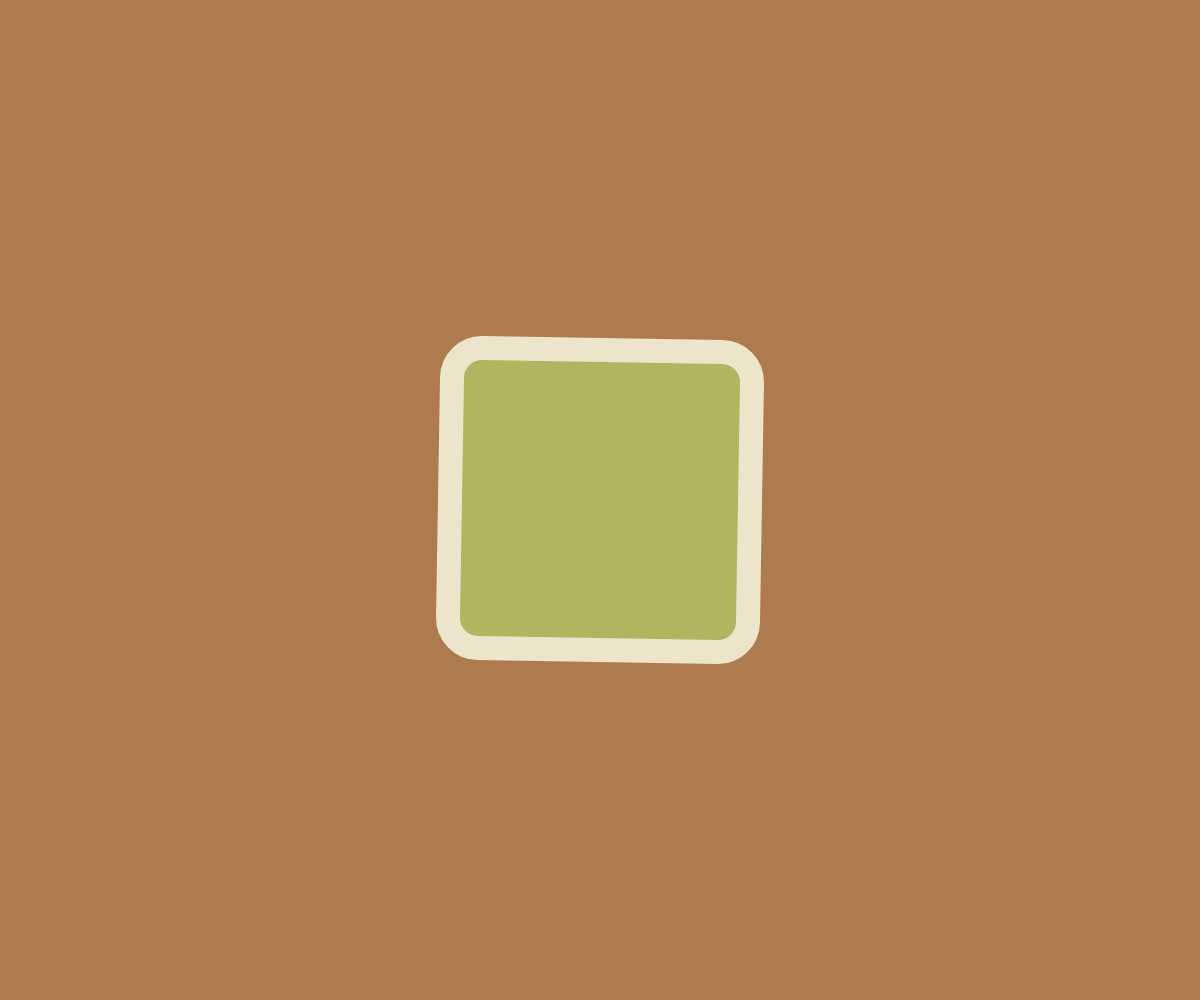
Frame 1 (no input)
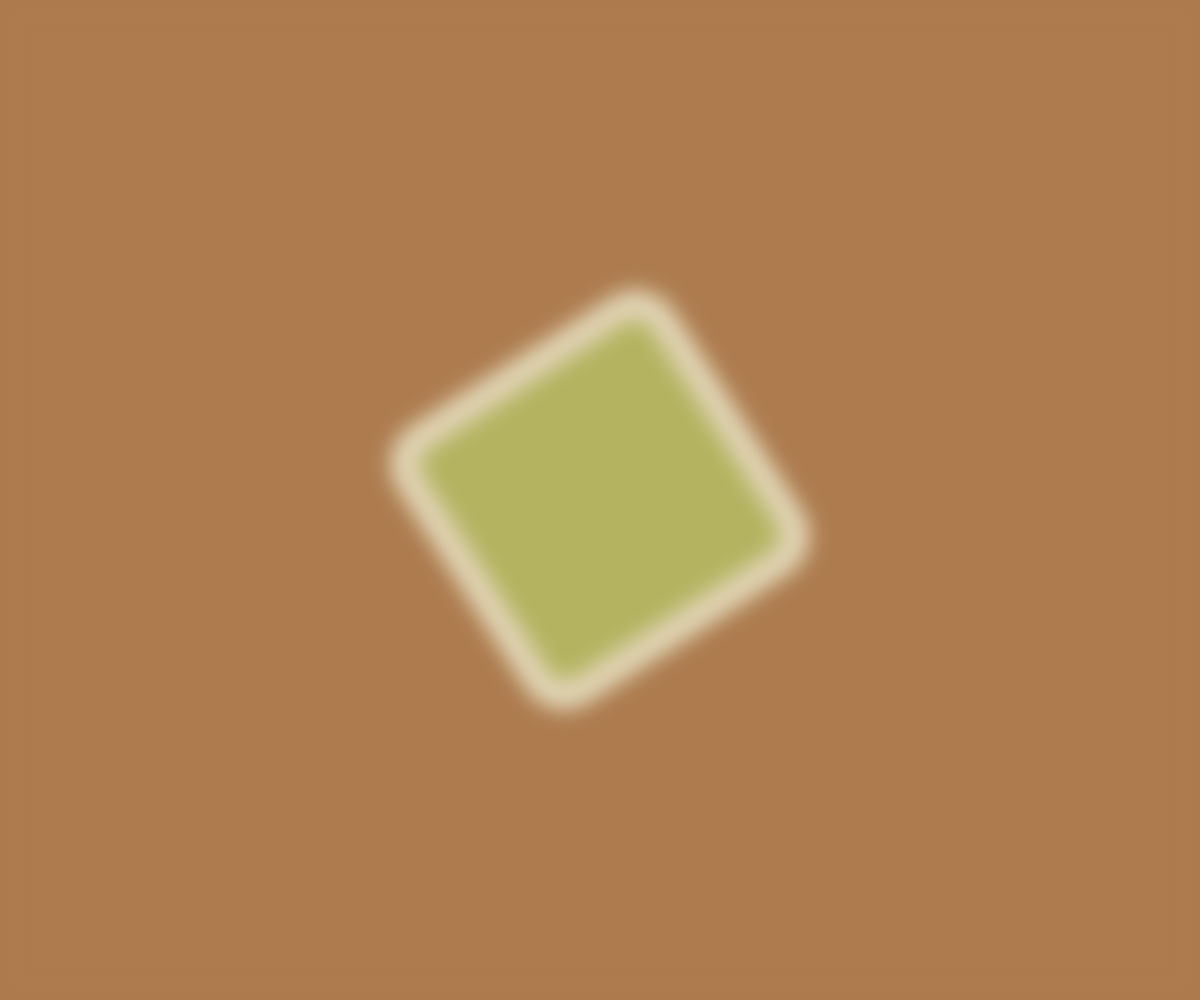
Frame 60 (no input)
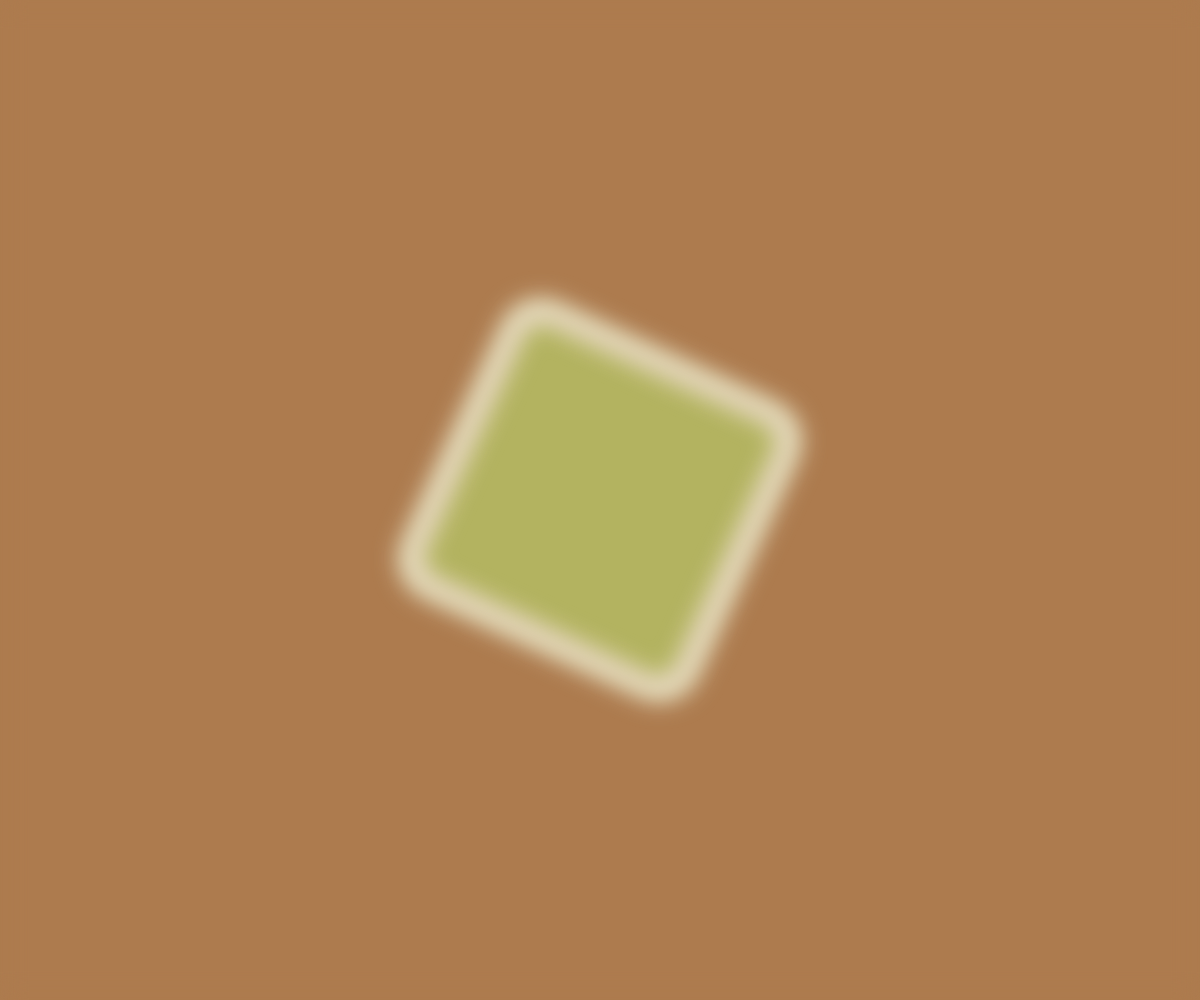
Frame 120 (the mouse pressed at the canvas centre since frame 60)

The p5.js sketch that drew these frames (run headless with seeded random() and noise() and a simulated clock; from frame 60 on, the mouse is pressed at the canvas centre):

// p5.js sketch
// ── sketch.js
function setup() {
  createCanvas(innerWidth, innerHeight);
  rectMode(CENTER);
  stroke(237, 228, 204);
  fill(179, 179, 96);
  strokeWeight(24);
}

function draw() {
  background(173, 123, 78);
  translate(width / 2, height / 2);

  rotate(millis() / 1000);
  rect(0, 0, 300, 300, 30);
  drawingContext.filter = 'blur(12px)';
  // filter(BLUR, 12);//Compare with this p5.js filter function!!!

  console.log('Frame rate: ' + frameRate());
}
